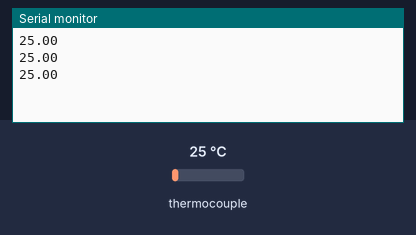
A sketch run on a simulated Arduino Uno, built with avr-gcc and run on an emulated ATmega328P. Parts: the last lines printed to the serial monitor. Inputs (shaded band) come from the test bench; at power-on: thermocouple 25 °C.

Above: at 1.3 s.
1.4 s: thermocouple set to 6 °C
At 1.9 s:
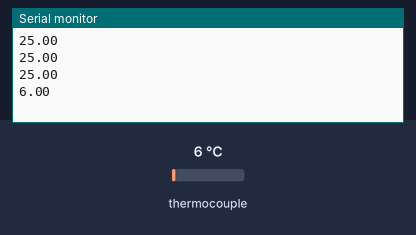
2.9 s: thermocouple set to 75 °C
At 3.4 s:
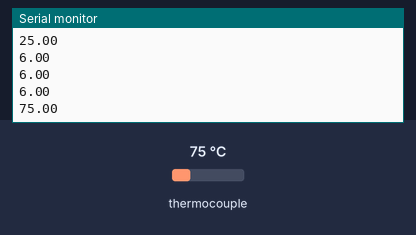
Timing chart, 0 to 5.9 s (numbered marks = the images above; inputs shaded):
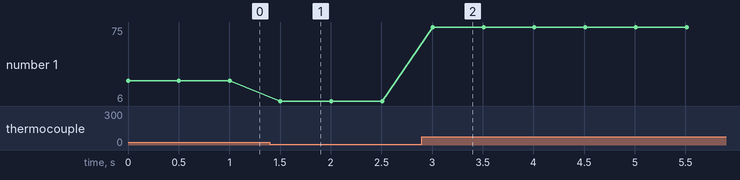

Measured:
- after the input at 1.4 s, the serial monitor: prints a new line after 0.10 s (image 1)
- after the input at 2.9 s, the serial monitor: prints a new line after 0.11 s (image 2)
- plotted number 1: 25 → 6 after the input at 1.4 s, 6 → 75 after the input at 2.9 s

The sketch:

TERMOPAR.ino
```cpp
#include <max6675.h>

#include <Wire.h>
#include <LiquidCrystal_I2C.h>
LiquidCrystal_I2C lcd(0x3F,2,1,0,4,5,6,7,3, POSITIVE);

#define ktcSO  5
#define ktcCS  6
#define ktcCLK  7

MAX6675 ktc(ktcCLK, ktcCS, ktcSO);


void setup() {
  Serial.begin(9600);

  // give the MAX a little time to settle
}

void loop() {
  // basic readout test

   float temp = ktc.readCelsius();
   Serial.println(temp);

   delay(500);
}
```
